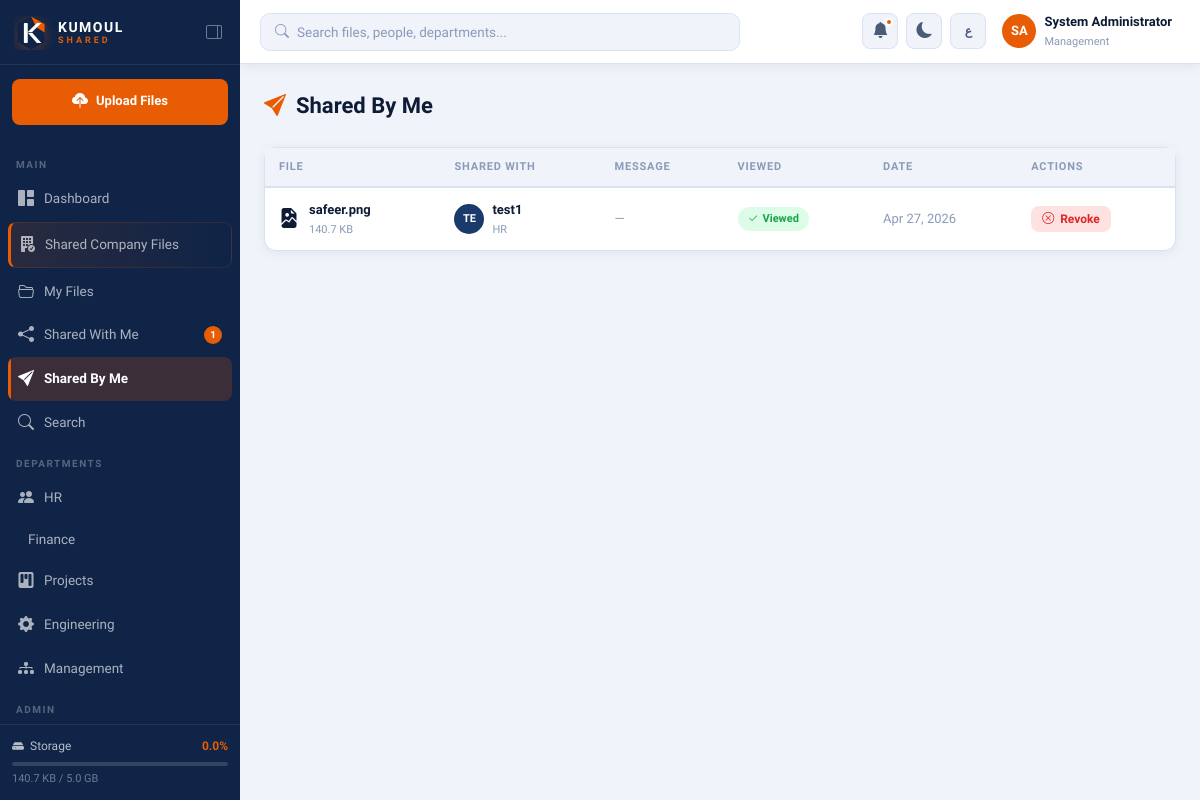
The page /shared/by-me (signed in) on the database its author committed.
### app/models.py (models this page shows, shortened)
class User(UserMixin, db.Model):
    __tablename__ = 'users'
    id = db.Column(db.Integer, primary_key=True)
    username = db.Column(db.String(80), unique=True, nullable=False)
    email = db.Column(db.String(120), unique=True, nullable=False)
    full_name = db.Column(db.String(150), nullable=False)
    full_name_ar = db.Column(db.String(150))
    department = db.Column(db.String(100), nullable=False, default='General')
    role = db.Column(db.String(20), nullable=False, default='employee')
    password_hash = db.Column(db.String(256), nullable=False)
    is_active = db.Column(db.Boolean, default=True)
    avatar_color = db.Column(db.String(20), default='#1a3a6b')
    storage_used = db.Column(db.BigInteger, default=0)
    storage_limit = db.Column(db.BigInteger, default=5 * 1024 * 1024 * 1024)
    created_at = db.Column(db.DateTime, default=datetime.utcnow)
    last_login = db.Column(db.DateTime)
    theme = db.Column(db.String(10), default='light')
    language = db.Column(db.String(5), default='en')
    files = db.relationship('File', backref='owner', lazy='dynamic', foreign_keys='File.owner_id')
    folders = db.relationship('Folder', backref='owner', lazy='dynamic', foreign_keys='Folder.owner_id')
    notifications = db.relationship('Notification', backref='user', lazy='dynamic')
    sent_shares = db.relationship('FileShare', backref='sender', lazy='dynamic', foreign_keys='FileShare.sender_id')
    received_shares = db.relationship('FileShare', backref='recipient', lazy='dynamic', foreign_keys='FileShare.recipient_id')
    def get_initials(self):
        parts = self.full_name.split()
        if len(parts) >= 2:
            return parts[0][0].upper() + parts[-1][0].upper()
        return self.full_name[:2].upper()
    def storage_percent(self):
        if self.storage_limit == 0:
            return 0
        return min(100, round((self.storage_used / self.storage_limit) * 100, 1))

class FileShare(db.Model):
    __tablename__ = 'file_shares'
    id = db.Column(db.Integer, primary_key=True)
    file_id = db.Column(db.Integer, db.ForeignKey('files.id'), nullable=False)
    sender_id = db.Column(db.Integer, db.ForeignKey('users.id'), nullable=False)
    recipient_id = db.Column(db.Integer, db.ForeignKey('users.id'), nullable=False)
    message = db.Column(db.String(500))
    can_download = db.Column(db.Boolean, default=True)
    is_viewed = db.Column(db.Boolean, default=False)
    created_at = db.Column(db.DateTime, default=datetime.utcnow)
    expires_at = db.Column(db.DateTime, nullable=True)

class File(db.Model):
    __tablename__ = 'files'
    id = db.Column(db.Integer, primary_key=True)
    original_name = db.Column(db.String(300), nullable=False)
    stored_name = db.Column(db.String(300), nullable=False, unique=True)
    file_path = db.Column(db.String(500), nullable=False)
    file_size = db.Column(db.BigInteger, default=0)
    file_type = db.Column(db.String(100))
    extension = db.Column(db.String(20))
    owner_id = db.Column(db.Integer, db.ForeignKey('users.id'), nullable=False)
    folder_id = db.Column(db.Integer, db.ForeignKey('folders.id'), nullable=True)
    department = db.Column(db.String(100))
    description = db.Column(db.String(1000))
    is_company_wide = db.Column(db.Boolean, default=False)
    is_announcement = db.Column(db.Boolean, default=False)
    version = db.Column(db.Integer, default=1)
    download_count = db.Column(db.Integer, default=0)
    created_at = db.Column(db.DateTime, default=datetime.utcnow)
    updated_at = db.Column(db.DateTime, default=datetime.utcnow, onupdate=datetime.utcnow)
    shares = db.relationship('FileShare', backref='file', lazy='dynamic', cascade='all, delete-orphan')
    activity_logs = db.relationship('ActivityLog', backref='file', lazy='dynamic', cascade='all, delete-orphan')
    def human_size(self):
        size = self.file_size
        for unit in ['B', 'KB', 'MB', 'GB']:
            if size < 1024:
                return f"{size:.1f} {unit}"
            size /= 1024
        return f"{size:.1f} TB"
    def icon_class(self):
        icons = {
            'pdf': 'bi-file-earmark-pdf-fill text-danger',
            'doc': 'bi-file-earmark-word-fill text-primary',
            'docx': 'bi-file-earmark-word-fill text-primary',
            'xls': 'bi-file-earmark-excel-fill text-success',
            'xlsx': 'bi-file-earmark-excel-fill text-success',
            'ppt': 'bi-file-earmark-ppt-fill text-warning',
            'pptx': 'bi-file-earmark-ppt-fill text-warning',
            'png': 'bi-file-earmark-image-fill text-info',
            'jpg': 'bi-file-earmark-image-fill text-info',
            'jpeg': 'bi-file-earmark-image-fill text-info',
            'gif': 'bi-file-earmark-image-fill text-info',
            'zip': 'bi-file-earmark-zip-fill text-secondary',
            'rar': 'bi-file-earmark-zip-fill text-secondary',
            'txt': 'bi-file-earmark-text-fill text-muted',
            'csv': 'bi-file-earmark-spreadsheet-fill text-success',
            'mp4': 'bi-file-earmark-play-fill',
            'mp3': 'bi-file-earmark-music-fill',
            'dwg': 'bi-file-earmark-code-fill',
        }
        return icons.get(self.extension.lower() if self.extension else '', 'bi-file-earmark-fill text-secondary')

### app/routes/sharing.py (the view)
@sharing_bp.route('/shared/by-me')
@login_required
def shared_by_me():
    page = request.args.get('page', 1, type=int)
    shares = db.session.query(FileShare, File, User).join(
        File, FileShare.file_id == File.id
    ).join(User, FileShare.recipient_id == User.id).filter(
        FileShare.sender_id == current_user.id
    ).order_by(FileShare.created_at.desc()).paginate(page=page, per_page=20, error_out=False)
    return render_template('shared/by_me.html', shares=shares)

### app/__init__.py (called while the page is built)
def _fmt_bytes(size):
    if not size:
        return '0 B'
    for unit in ['B', 'KB', 'MB', 'GB', 'TB']:
        if size < 1024:
            return f"{size:.1f} {unit}"
        size /= 1024
    return f"{size:.1f} TB"

### app/models.py (called while the page is built)
@login_manager.user_loader
def load_user(user_id):
    return User.query.get(int(user_id))

### app/templates/shared/by_me.html (shortened to what this page needs)
{% extends 'base.html' %}
{% block content %}
<div class="page-header">
  <div class="page-title"><i class="bi bi-send-fill"></i> Shared By Me</div>
</div>
<div class="card">
  {% if shares.items %}
  <table class="file-table">
    <thead>
      <tr>
        <th>File</th>
        <th>Shared With</th>
        <th>Message</th>
        <th>Viewed</th>
        <th>Date</th>
        <th>Actions</th>
      </tr>
    </thead>
    <tbody>
      {% for share, file, recipient in shares.items %}
      <tr>
        <td>
          <div style="display:flex;align-items:center;gap:10px">
            <i class="bi {{ file.icon_class() }}" style="font-size:20px;flex-shrink:0"></i>
            <div>
              <div style="font-weight:600;font-size:13px">{{ file.original_name }}</div>
              <div style="font-size:11px;color:var(--text-3)">{{ file.human_size() }}</div>
            </div>
          </div>
        </td>
        <td>
          <div style="display:flex;align-items:center;gap:8px">
            <div class="user-avatar" style="background:{{ recipient.avatar_color }};width:30px;height:30px;border-radius:50%;display:flex;align-items:center;justify-content:center;font-size:11px;color:white;font-weight:700;flex-shrink:0">
              {{ recipient.get_initials() }}
            </div>
            <div>
              <div style="font-size:13px;font-weight:600">{{ recipient.full_name }}</div>
              <div style="font-size:11px;color:var(--text-3)">{{ recipient.department }}</div>
            </div>
          </div>
        </td>
        <td style="font-size:13px;color:var(--text-2)">
          {% if share.message %}{{ share.message[:40] }}{% if share.message|length > 40 %}…{% endif %}
          {% else %}<span style="color:var(--text-3)">—</span>{% endif %}
        </td>
        <td>
          {% if share.is_viewed %}
          <span class="badge badge-success"><i class="bi bi-check2"></i> Viewed</span>
          {% else %}
          <span class="badge badge-navy">Pending</span>
          {% endif %}
        </td>
        <td style="color:var(--text-3);font-size:13px">{{ share.created_at.strftime('%b %d, %Y') }}</td>
        <td>
          <form method="POST" action="{{ url_for('sharing.revoke_share', share_id=share.id) }}">
            <button type="submit" class="btn btn-sm btn-danger" data-confirm="Revoke access for {{ recipient.full_name }}?">
              <i class="bi bi-x-circle"></i> Revoke
            </button>
          </form>
        </td>
      </tr>
      {% endfor %}
    </tbody>
  </table>
  {% endif %}
</div>
{% endblock %}

### app/templates/base.html (shortened to what this page needs)
<!DOCTYPE html>
<html lang="{{ current_user.language if current_user.is_authenticated else 'en' }}"
      dir="{{ 'rtl' if (current_user.is_authenticated and current_user.language == 'ar') else 'ltr' }}"
      data-theme="{{ current_user.theme if current_user.is_authenticated else 'light' }}">
<head>
  <link href="https://cdn.jsdelivr.net/npm/bootstrap-icons@1.11.3/font/bootstrap-icons.css" rel="stylesheet">
  <link rel="stylesheet" href="{{ url_for('static', filename='css/main.css') }}">
</head>
<body>
{% if current_user.is_authenticated %}
<div class="sidebar" id="sidebar">
  <div class="sidebar-brand">
    <a href="{{ url_for('dashboard.home') }}" class="brand-logo-link">
      <div class="brand-logo-full">
        <div class="brand-text">
          <span class="brand-name">KUMOUL</span>
          <span class="brand-sub">SHARED</span>
        </div>
      </div>
    </a>
    <button class="sidebar-toggle-btn" id="sidebarToggle" title="Toggle sidebar">
      <i class="bi bi-layout-sidebar-reverse"></i>
    </button>
  </div>
  <div class="sidebar-quick-upload">
    <a href="{{ url_for('files.upload') }}" class="btn-quick-upload">
      <i class="bi bi-cloud-upload-fill"></i>
      <span>Upload Files</span>
    </a>
  </div>
  <nav class="sidebar-nav">
    <div class="nav-section-label">Main</div>
    <a href="{{ url_for('dashboard.home') }}"
       class="nav-link {% if request.endpoint == 'dashboard.home' %}active{% endif %}">
      <i class="bi bi-grid-1x2-fill"></i><span>Dashboard</span>
    </a>
    <a href="{{ url_for('company.index') }}"
       class="nav-link nav-link-company {% if 'company.' in (request.endpoint or '') %}active{% endif %}">
      <i class="bi bi-building-fill-check"></i>
      <span>Shared Company Files</span>
    </a>
    <a href="{{ url_for('files.list_files') }}"
       class="nav-link {% if request.endpoint in ['files.list_files','files.upload','files.view_file'] %}active{% endif %}">
      <i class="bi bi-folder2-open"></i><span>My Files</span>
    </a>
    <a href="{{ url_for('sharing.shared_with_me') }}"
       class="nav-link {% if request.endpoint == 'sharing.shared_with_me' %}active{% endif %}">
      <i class="bi bi-share-fill"></i>
      <span>Shared With Me</span>
      {% if unread_notifications > 0 %}
      <span class="nav-badge">{{ unread_notifications }}</span>
      {% endif %}
    </a>
    <a href="{{ url_for('sharing.shared_by_me') }}"
       class="nav-link {% if request.endpoint == 'sharing.shared_by_me' %}active{% endif %}">
      <i class="bi bi-send-fill"></i><span>Shared By Me</span>
    </a>
    <a href="{{ url_for('search.search') }}"
       class="nav-link {% if request.endpoint == 'search.search' %}active{% endif %}">
      <i class="bi bi-search"></i><span>Search</span>
    </a>
    <div class="nav-section-label">Departments</div>
    {% set dept_icons = {'HR':'people','Finance':'cash-stack','Projects':'kanban','Engineering':'gear','Management':'diagram-3'} %}
    {% for dept in ['HR','Finance','Projects','Engineering','Management'] %}
    <a href="{{ url_for('files.list_files', dept=dept) }}"
       class="nav-link {% if request.args.get('dept') == dept %}active{% endif %}">
      <i class="bi bi-{{ dept_icons[dept] }}-fill"></i>
      <span>{{ dept }}</span>
    </a>
    {% endfor %}
    {% if current_user.role == 'admin' %}
    <div class="nav-section-label">Admin</div>
    <a href="{{ url_for('admin.dashboard') }}"
       class="nav-link {% if 'admin' in (request.endpoint or '') %}active{% endif %}">
    </a>
    {% endif %}
  </nav>
  <div class="sidebar-footer">
    <div class="storage-widget">
      <div class="storage-header">
        <i class="bi bi-hdd-fill"></i>
        <span>Storage</span>
        <span class="storage-percent">{{ current_user.storage_percent() }}%</span>
      </div>
      <div class="storage-bar">
      </div>
      <div class="storage-detail">
        {{ format_bytes(current_user.storage_used) }} / {{ format_bytes(current_user.storage_limit) }}
      </div>
    </div>
  </div>
</div>
<div class="main-wrapper" id="mainWrapper">
  <header class="topbar">
    <div class="topbar-left">
      <form action="{{ url_for('search.search') }}" method="GET" class="topbar-search">
        <i class="bi bi-search search-icon"></i>
        <input type="text" name="q"
               placeholder="Search files, people, departments..."
               value="{{ request.args.get('q', '') }}" autocomplete="off">
      </form>
    </div>
    <div class="topbar-right">
      <div class="topbar-notif" id="notifBtn">
        <button class="icon-btn" title="Notifications">
          <i class="bi bi-bell-fill"></i>
          <span class="notif-dot" id="notifDot"
                {% if unread_notifications == 0 %}style="display:none"{% endif %}></span>
        </button>
      </div>
      <button class="icon-btn theme-toggle" id="themeToggle" title="Toggle dark/light mode">
        <i class="bi bi-{{ 'sun-fill' if current_user.theme == 'dark' else 'moon-fill' }}"></i>
      </button>
      <button class="icon-btn lang-toggle" id="langToggle" title="Toggle language">
        <span>{{ 'EN' if current_user.language == 'ar' else 'ع' }}</span>
      </button>
      <div class="topbar-user" id="userMenuBtn">
        <div class="user-avatar" style="background:{{ current_user.avatar_color }}">
          {{ current_user.get_initials() }}
        </div>
        <div class="user-info">
          <span class="user-name">{{ current_user.full_name }}</span>
          <span class="user-dept">{{ current_user.department }}</span>
        </div>
      </div>
    </div>
  </header>
  <main class="page-content">
    {% block content %}{% endblock %}
  </main>
</div>
{% else %}
  {% block auth_content %}{% endblock %}
{% endif %}
</body>
</html>

### rows shown on the page
User: is_active True (drawn), storage_percent "0.0", storage_used "140.7 KB", storage_limit "5.0 GB", language "ع", get_initials "SA", full_name "System Administrator", department "Management"
FileShare: original_name "safeer.png", human_size "140.7 KB", get_initials "TE", full_name "test1", department "HR", is_viewed True (drawn), created_at "Apr 27, 2026"

### other values the page prints
{{ unread_notifications }} "1"
{{ dept }} "HR" "Finance" "Projects" "Engineering" "Management"
